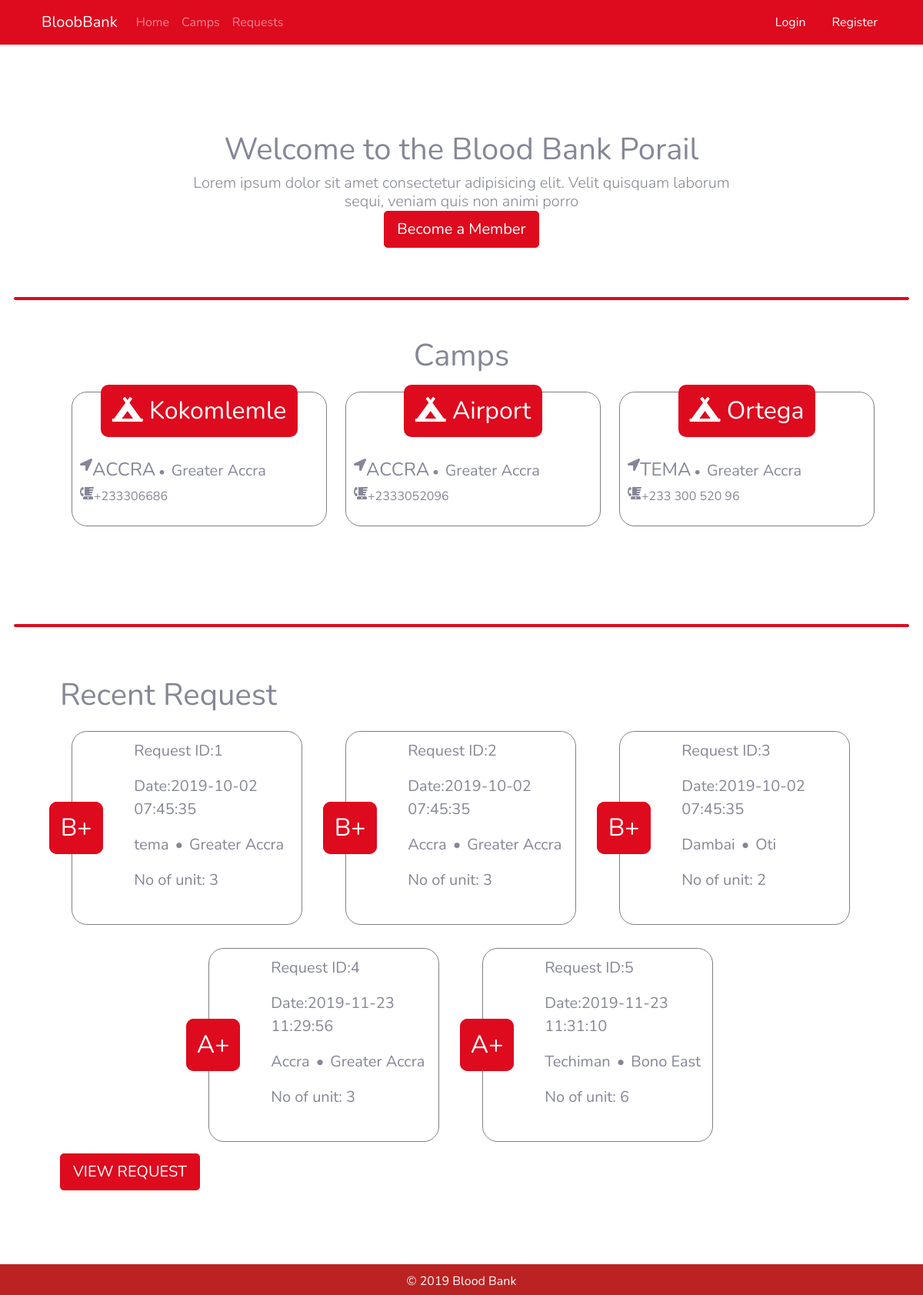
The app's page /user/index.php with its own data.
### tables this page shows
CREATE TABLE IF NOT EXISTS `camp` (
  `cpid` int(9) NOT NULL AUTO_INCREMENT,
  `cp_name` varchar(150) DEFAULT NULL,
  `city` int(5) DEFAULT NULL,
  `region` int(5) DEFAULT NULL,
  `street` varchar(255) DEFAULT NULL,
  `phone` varchar(15) DEFAULT NULL,
  PRIMARY KEY (`cpid`),
  KEY `city` (`city`),
  KEY `region` (`region`)
);

CREATE TABLE IF NOT EXISTS `city` (
  `cid` int(5) NOT NULL AUTO_INCREMENT,
  `c_name` varchar(255) DEFAULT NULL,
  `region` int(3) DEFAULT NULL,
  PRIMARY KEY (`cid`),
  KEY `region` (`region`)
);

CREATE TABLE IF NOT EXISTS `region` (
  `rid` int(5) NOT NULL AUTO_INCREMENT,
  `r_name` varchar(255) DEFAULT NULL,
  PRIMARY KEY (`rid`)
);

CREATE TABLE IF NOT EXISTS `request` (
  `rqid` int(11) NOT NULL AUTO_INCREMENT,
  `city` int(5) DEFAULT NULL,
  `bloodGroup` varchar(5) DEFAULT NULL,
  `nb_of_units` int(2) DEFAULT NULL,
  `datetime` timestamp NOT NULL DEFAULT CURRENT_TIMESTAMP,
  PRIMARY KEY (`rqid`),
  KEY `city` (`city`)
);

### user/index.php (the view, shortened to what this page needs)
<?php include_once 'inc/head.php';?>
<body>
  <?php include_once 'inc/nav.php';?>
    <main role="main" class="container-fluid m-0 p-0 pt-3">
<section class="row justify-content-center">
    <div class="col-8 display-3 text-center p-5">
      <h1>Welcome to the Blood Bank Porail</h1>
      <p class="lead mb-0">
        Lorem ipsum dolor sit amet consectetur adipisicing elit. Velit quisquam laborum sequi, veniam quis non animi porro
      </p>
      <a href="register.php" class="btn btn-primary btn-lg mt-0">Become a Member</a>
    </div>
</section>
<div class="row justify-content-center pt-3">
<hr class='btn btn-primary' style= 'height: 2px; padding:0px; margin: 0 auto; width: 95%;'>
</div>
<section class="container text-center p-5 mb-5">
  <h1>Camps</h1>
  <div class="row F justify-content-center">
  <?php
   include 'connect.php';
   $stmt = $DB->query('SELECT * FROM camp INNER JOIN region ON rid = region INNER JOIN city ON city = cid LIMIT 3');
	while($row = $stmt->fetch()){
    echo '
  <div class="col-md-4">
    <div class="camp">
		<h2 class="camp-name bg-primary">
			<i class="fa fa-campground"></i>
			'.$row['cp_name'].'
		</h2>
		<div class="camp-info">
			<div class="camp-address">
				<i class="fa fa-location-arrow"></i>
				<div>
					<h4>'.strtoupper($row['c_name']).'</h4><i class="mx-1">•</i>
					<h5>'.$row['r_name'].'</h5>
				</div>
			</div>
			<div class="camp-contact">
				<i class="fas fa-blender-phone"></i>
				<p> '.$row['phone'].'</p>
			</div>
      </div></div>
	</div>';}?>
  </div>
</section>
<div class="row justify-content-center py-3">
<hr class='btn btn-primary' style= 'height: 2px; padding:0px; margin: 0 auto; width: 95%;'>
</div>
<section class="container p-5 mb-5">
  <h1>Recent Request</h1>
  <div class="row justify-content-center">
  <?php
	$stmt = $DB->query('SELECT * FROM request INNER JOIN city on city = cid inner join region on region=rid');
	while($row = $stmt->fetch()){
              echo  '<div class="col-md-4">
                    <div class="card request">
                        <div class="request-bg">
                            <span class="blood-group">'.$row['bloodGroup'].'</span>
                        </div>
                        <div class="request-info">
                            <p>Request ID:'.$row['rqid'].'</p>
                            <p>Date:'.$row['datetime'].'</p>
                            <p>'.$row['c_name'].'<i class="mx-2">&bullet;</i>'.$row['r_name'].'</p>
                            <p>No of unit: '.$row['nb_of_units'].'</p>
                            <p class="btn-group">
                     </p>
                        </div>
                    </div></div>';
    }?>
  </div>
  <a href="request.php" class="btn btn-primary btn-lg text-uppercase">View request</a>
</section>
    </main>
<?php include_once 'inc/footer.php';?>
  </body>
</html>
</body>
</html>

### user/inc/head.php (shortened to what this page needs)
<head>
    <link href="vendor/fontawesome-free/css/all.min.css" rel="stylesheet" type="text/css">
    <link href="css/sb-admin-2.css" rel="stylesheet">
</head>

### user/inc/nav.php (shortened to what this page needs)
 <nav class="navbar navbar-expand-md navbar-dark bg-primary mb-5">
        <div class="container">
      <a class="navbar-brand" href="index.php">BloobBank</a>
      <div class="collapse navbar-collapse " id="navbarsExampleDefault">
        <ul class="navbar-nav mr-auto">
          <li class="nav-item">
            <a class="nav-link" href="index.php">Home </a>
          </li>
          <li class="nav-item">
            <a class="nav-link " href="camps.php">Camps</a>
          </li>
           <li class="nav-item">
            <a class="nav-link " href="request.php">Requests</a>
          </li>
        </ul>
        <div class="row text-white">
        <?php
if(!isset($_SESSION['BB_USER'])):
?>
        <a class="nav-link btn  btn-primary " href="login.php">Login</a>
         <a class="nav-link btn btn-primary" href="register.php">Register</a>
<?php endif;?>
        </div>
    </div></div>
</nav>

### user/inc/footer.php
<footer class='bg-primary container-fluid p-0 m-0'>
<p class="bg-primary-2" style="background-color: #b22; text-align:center;
height: 40px; padding: 10px; color:white">
      &copy; 2019 Blood Bank
    </p>
</footer>

### user/inc/head.php (style rules this page uses)
.donor, .camp, .unit, .donation, .request { display: flex; flex-direction: row; width: 300px; margin: 15px; border: 1px solid grey; position: relative; border-radius: 20px; align-items: center; padding: 10px; }
.donor-group, .unit-group, .blood-group, .request-bg { width: 30%; display: flex; justify-content: center; align-items: center; font-size: 2rem; color: white; position: relative; left: -35px; border-radius: 10px; padding: 10px; }
.camp { max-width: 450px; width: 100%; flex-direction: column; padding: 10px; }
.camp-name { position: relative; bottom: 20px; border-radius: 10px; padding: 15px; text-align: center; color: white; }
.camp-info, .camp-contact { display: flex; }
.camp-info { flex-direction: row; flex-wrap: wrap; }
.camp-address { display: flex; width: 100%; }
.camp-address h5, .camp-address h4 { display: inline-block; }
.donation,.request { max-width: 400px; padding: 10px; font-size: 20px; }
.blood-group, .request-bg { background: #DE0A1E; left: -40px; top: 0; padding: 25px 10px; }
.request-bg { padding: 0; border-radius: 5px; overflow: hidden; }
.request-bg .blood-group { padding: 10px; }
.request-bg { display: flex; flex-direction: column; align-items: stretch; text-align: center; border-radius: 10px; }
.request-bg .blood-group { width: 100%; left:0; border-radius: 0; background: #DE0A1E; }
main { min-height: 90vh; }

### records on screen
camp: cp_name "Kokomlemle", city.c_name "ACCRA", region.r_name "Greater Accra", phone "+233306686"
camp: cp_name "Airport", city.c_name "ACCRA", region.r_name "Greater Accra", phone "+2333052096"
camp: cp_name "Ortega", city.c_name "TEMA", region.r_name "Greater Accra", phone "+233 300 520 96"
request: bloodGroup "B+", rqid "1", datetime "2019-10-02 07:45:35", city.c_name "tema", region.r_name "Greater Accra", nb_of_units "3"
request: bloodGroup "B+", rqid "2", datetime "2019-10-02 07:45:35", city.c_name "Accra", region.r_name "Greater Accra", nb_of_units "3"
request: bloodGroup "B+", rqid "3", datetime "2019-10-02 07:45:35", city.c_name "Dambai", region.r_name "Oti", nb_of_units "2"
request: bloodGroup "A+", rqid "4", datetime "2019-11-23 11:29:56", city.c_name "Accra", region.r_name "Greater Accra", nb_of_units "3"
request: bloodGroup "A+", rqid "5", datetime "2019-11-23 11:31:10", city.c_name "Techiman", region.r_name "Bono East", nb_of_units "6"
